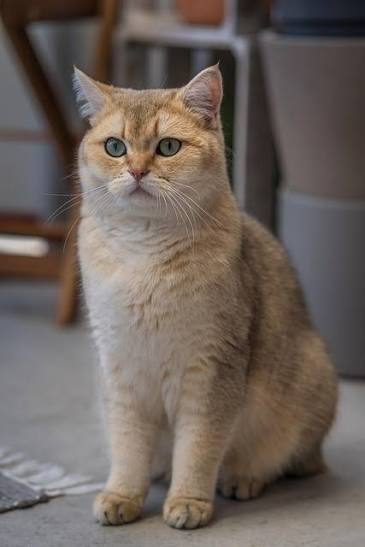
#> input picture photos/cat.jpeg, 365 x 547 px, found by its file name
$ python histogram.py
#> lines starting #> are read from the running program, lines starting #| are printed output that depends on the picture; after the words box and inside, x2 and y2 are one past the last pixel; in counts of white or black regions, pixels touching at a corner belong together
#A histogram in OpenCV is a graph that shows how many pixels in an image have each intensity or colour value.
#visualize pixel intensity distribituions w a histogram(graph or plot)
import cv2 as cv
import matplotlib.pyplot as plt
import numpy as np

img = cv.imread(r"C:\Users\Myco\Downloads\ML\photos\cat.jpeg")
#> img is the input picture: shape (547, 365, 3); mean B, G, R 91.8, 98.2, 108.9
cv.imshow('Ctas', img)

# gray = cv.cvtColor(img, cv.COLOR_BGR2GRAY)
# cv.imshow('gray',gray)

blank = np.zeros(img.shape[:2], dtype="uint8")
mask = cv.circle(blank, (img.shape[1]//2,img.shape[0]//2-100), 100 , 255 , -1)
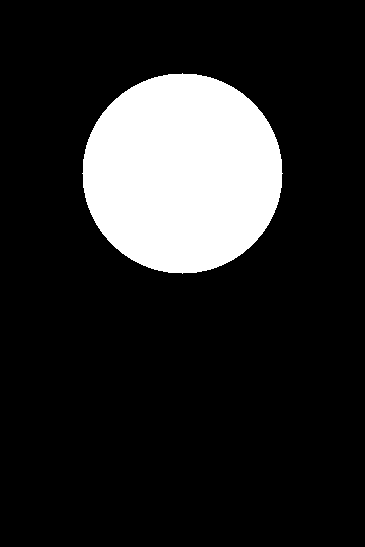
#> blank: shape (547, 365); 15.7% white; 1 white region, box (x1, y1, x2, y2) and area: (82, 73, 283, 274) 31417
cv.imshow("mask", mask)

# [17 lines of commented-out code are left out]

masked_img = cv.bitwise_and(img, img, mask= mask)
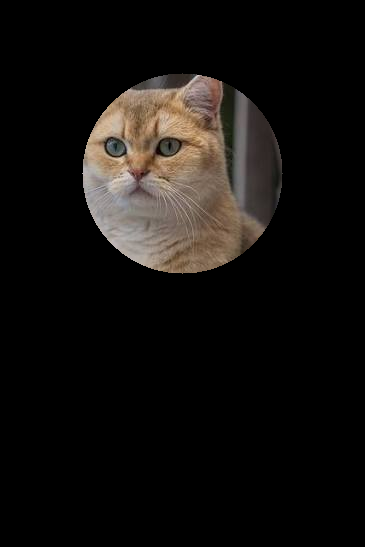
#> masked_img: shape (547, 365, 3); mean B, G, R 14.8, 17.1, 19.8
cv.imshow("masked image",masked_img)

plt.figure()
plt.title("Color Histogram")
plt.xlabel("Bins")
plt.ylabel("No. of pixels")
colors =('b','g','r')
for i, col in enumerate(colors):
    hist = cv.calcHist([img],[i],mask, [256],[0,256])
    #[i] selects the color channel
    plt.plot(hist, color=col)

plt.show()
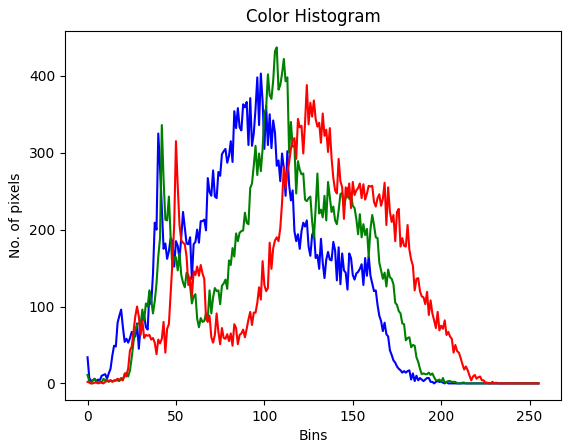
#> figure drawn by matplotlib, 1 panel; curve peaks at x = 98, y = 403; curve peaks at x = 107, y = 437; curve peaks at x = 124, y = 388

cv.waitKey(0)
